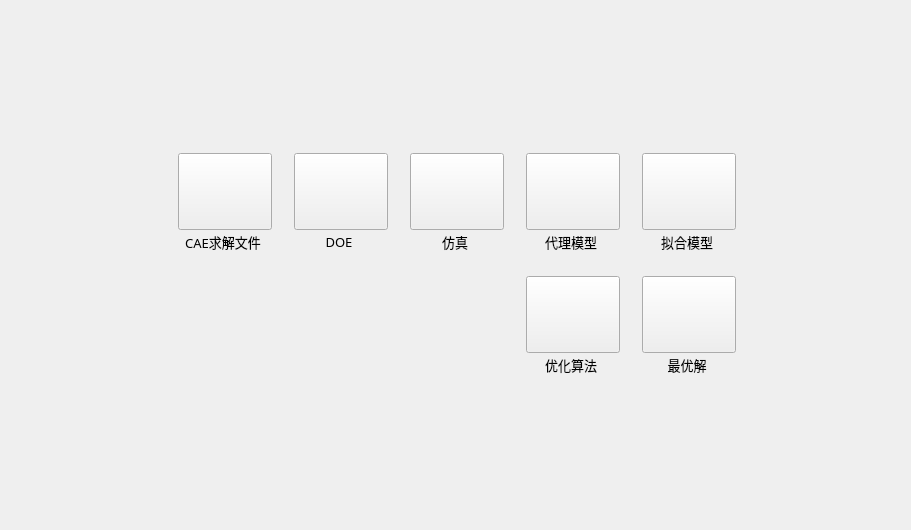
<?xml version="1.0" encoding="UTF-8"?>
<ui version="4.0">
 <class>Form</class>
 <widget class="QWidget" name="Form">
  <property name="geometry">
   <rect>
    <x>0</x>
    <y>0</y>
    <width>911</width>
    <height>530</height>
   </rect>
  </property>
  <property name="windowTitle">
   <string>Form</string>
  </property>
  <property name="autoFillBackground">
   <bool>false</bool>
  </property>
  <layout class="QGridLayout" name="gridLayout_2">
   <property name="rightMargin">
    <number>9</number>
   </property>
   <item row="0" column="2">
    <spacer name="verticalSpacer_11">
     <property name="orientation">
      <enum>Qt::Vertical</enum>
     </property>
     <property name="sizeHint" stdset="0">
      <size>
       <width>20</width>
       <height>133</height>
      </size>
     </property>
    </spacer>
   </item>
   <item row="1" column="0">
    <spacer name="horizontalSpacer_4">
     <property name="orientation">
      <enum>Qt::Horizontal</enum>
     </property>
     <property name="sizeHint" stdset="0">
      <size>
       <width>154</width>
       <height>20</height>
      </size>
     </property>
    </spacer>
   </item>
   <item row="1" column="1" colspan="2">
    <layout class="QGridLayout" name="gridLayout">
     <property name="spacing">
      <number>0</number>
     </property>
     <item row="6" column="6">
      <widget class="QPushButton" name="pushButton_10">
       <property name="minimumSize">
        <size>
         <width>94</width>
         <height>77</height>
        </size>
       </property>
       <property name="maximumSize">
        <size>
         <width>94</width>
         <height>77</height>
        </size>
       </property>
       <property name="styleSheet">
        <string notr="true"/>
       </property>
       <property name="text">
        <string/>
       </property>
       <property name="icon">
        <iconset resource="../../../icons.qrc">
         <normaloff>:/pic/icons/示意图_优化算法.png</normaloff>:/pic/icons/示意图_优化算法.png</iconset>
       </property>
       <property name="iconSize">
        <size>
         <width>94</width>
         <height>85</height>
        </size>
       </property>
      </widget>
     </item>
     <item row="1" column="5">
      <layout class="QVBoxLayout" name="verticalLayout_7">
       <item>
        <widget class="QPushButton" name="pushButton_7">
         <property name="minimumSize">
          <size>
           <width>22</width>
           <height>10</height>
          </size>
         </property>
         <property name="maximumSize">
          <size>
           <width>22</width>
           <height>10</height>
          </size>
         </property>
         <property name="styleSheet">
          <string notr="true">background-color:transparent;
border:None;</string>
         </property>
         <property name="text">
          <string/>
         </property>
         <property name="icon">
          <iconset resource="../../../icons.qrc">
           <normaloff>:/pic/icons/示意图_向右箭头.png</normaloff>:/pic/icons/示意图_向右箭头.png</iconset>
         </property>
         <property name="iconSize">
          <size>
           <width>22</width>
           <height>10</height>
          </size>
         </property>
        </widget>
       </item>
      </layout>
     </item>
     <item row="1" column="2" rowspan="2">
      <widget class="QPushButton" name="pushButton_2">
       <property name="minimumSize">
        <size>
         <width>94</width>
         <height>77</height>
        </size>
       </property>
       <property name="maximumSize">
        <size>
         <width>94</width>
         <height>77</height>
        </size>
       </property>
       <property name="styleSheet">
        <string notr="true"/>
       </property>
       <property name="text">
        <string/>
       </property>
       <property name="icon">
        <iconset resource="../../../icons.qrc">
         <normaloff>:/pic/icons/示意图_DOE.png</normaloff>:/pic/icons/示意图_DOE.png</iconset>
       </property>
       <property name="iconSize">
        <size>
         <width>94</width>
         <height>85</height>
        </size>
       </property>
      </widget>
     </item>
     <item row="1" column="3">
      <layout class="QVBoxLayout" name="verticalLayout_5">
       <item>
        <widget class="QPushButton" name="pushButton_5">
         <property name="minimumSize">
          <size>
           <width>22</width>
           <height>10</height>
          </size>
         </property>
         <property name="maximumSize">
          <size>
           <width>22</width>
           <height>10</height>
          </size>
         </property>
         <property name="styleSheet">
          <string notr="true">background-color:transparent;
border:None;</string>
         </property>
         <property name="text">
          <string/>
         </property>
         <property name="icon">
          <iconset resource="../../../icons.qrc">
           <normaloff>:/pic/icons/示意图_向右箭头.png</normaloff>:/pic/icons/示意图_向右箭头.png</iconset>
         </property>
         <property name="iconSize">
          <size>
           <width>22</width>
           <height>10</height>
          </size>
         </property>
        </widget>
       </item>
      </layout>
     </item>
     <item row="3" column="10">
      <widget class="QLabel" name="label_6">
       <property name="minimumSize">
        <size>
         <width>90</width>
         <height>24</height>
        </size>
       </property>
       <property name="maximumSize">
        <size>
         <width>90</width>
         <height>24</height>
        </size>
       </property>
       <property name="font">
        <font>
         <family>Microsoft YaHei</family>
         <pointsize>10</pointsize>
        </font>
       </property>
       <property name="text">
        <string>拟合模型</string>
       </property>
       <property name="alignment">
        <set>Qt::AlignCenter</set>
       </property>
      </widget>
     </item>
     <item row="3" column="2">
      <widget class="QLabel" name="label_3">
       <property name="minimumSize">
        <size>
         <width>90</width>
         <height>24</height>
        </size>
       </property>
       <property name="maximumSize">
        <size>
         <width>90</width>
         <height>24</height>
        </size>
       </property>
       <property name="font">
        <font>
         <family>Microsoft YaHei</family>
         <pointsize>10</pointsize>
        </font>
       </property>
       <property name="text">
        <string>DOE</string>
       </property>
       <property name="alignment">
        <set>Qt::AlignCenter</set>
       </property>
      </widget>
     </item>
     <item row="6" column="10">
      <widget class="QPushButton" name="pushButton_11">
       <property name="minimumSize">
        <size>
         <width>94</width>
         <height>77</height>
        </size>
       </property>
       <property name="maximumSize">
        <size>
         <width>94</width>
         <height>77</height>
        </size>
       </property>
       <property name="styleSheet">
        <string notr="true"/>
       </property>
       <property name="text">
        <string/>
       </property>
       <property name="icon">
        <iconset resource="../../../icons.qrc">
         <normaloff>:/pic/icons/示意图_最优解.png</normaloff>:/pic/icons/示意图_最优解.png</iconset>
       </property>
       <property name="iconSize">
        <size>
         <width>94</width>
         <height>85</height>
        </size>
       </property>
      </widget>
     </item>
     <item row="1" column="10" rowspan="2">
      <widget class="QPushButton" name="pushButton_9">
       <property name="minimumSize">
        <size>
         <width>94</width>
         <height>77</height>
        </size>
       </property>
       <property name="maximumSize">
        <size>
         <width>94</width>
         <height>77</height>
        </size>
       </property>
       <property name="styleSheet">
        <string notr="true"/>
       </property>
       <property name="text">
        <string/>
       </property>
       <property name="icon">
        <iconset resource="../../../icons.qrc">
         <normaloff>:/pic/icons/示意图_拟合模型.png</normaloff>:/pic/icons/示意图_拟合模型.png</iconset>
       </property>
       <property name="iconSize">
        <size>
         <width>94</width>
         <height>85</height>
        </size>
       </property>
      </widget>
     </item>
     <item row="1" column="6">
      <widget class="QPushButton" name="pushButton_6">
       <property name="minimumSize">
        <size>
         <width>94</width>
         <height>77</height>
        </size>
       </property>
       <property name="maximumSize">
        <size>
         <width>94</width>
         <height>77</height>
        </size>
       </property>
       <property name="styleSheet">
        <string notr="true"/>
       </property>
       <property name="text">
        <string/>
       </property>
       <property name="icon">
        <iconset resource="../../../icons.qrc">
         <normaloff>:/pic/icons/示意图_代理模型.png</normaloff>:/pic/icons/示意图_代理模型.png</iconset>
       </property>
       <property name="iconSize">
        <size>
         <width>94</width>
         <height>85</height>
        </size>
       </property>
      </widget>
     </item>
     <item row="7" column="10">
      <widget class="QLabel" name="label_8">
       <property name="minimumSize">
        <size>
         <width>90</width>
         <height>24</height>
        </size>
       </property>
       <property name="maximumSize">
        <size>
         <width>90</width>
         <height>24</height>
        </size>
       </property>
       <property name="font">
        <font>
         <family>Microsoft YaHei</family>
         <pointsize>10</pointsize>
        </font>
       </property>
       <property name="text">
        <string>最优解</string>
       </property>
       <property name="alignment">
        <set>Qt::AlignCenter</set>
       </property>
      </widget>
     </item>
     <item row="3" column="4">
      <widget class="QLabel" name="label_4">
       <property name="minimumSize">
        <size>
         <width>90</width>
         <height>24</height>
        </size>
       </property>
       <property name="maximumSize">
        <size>
         <width>90</width>
         <height>24</height>
        </size>
       </property>
       <property name="font">
        <font>
         <family>Microsoft YaHei</family>
         <pointsize>10</pointsize>
        </font>
       </property>
       <property name="text">
        <string>仿真</string>
       </property>
       <property name="alignment">
        <set>Qt::AlignCenter</set>
       </property>
      </widget>
     </item>
     <item row="1" column="0" rowspan="2">
      <widget class="QPushButton" name="pushButton">
       <property name="minimumSize">
        <size>
         <width>94</width>
         <height>77</height>
        </size>
       </property>
       <property name="maximumSize">
        <size>
         <width>94</width>
         <height>77</height>
        </size>
       </property>
       <property name="autoFillBackground">
        <bool>true</bool>
       </property>
       <property name="styleSheet">
        <string notr="true"/>
       </property>
       <property name="text">
        <string/>
       </property>
       <property name="icon">
        <iconset resource="../../../icons.qrc">
         <normaloff>:/pic/icons/示意图_CAE求解文件.png</normaloff>:/pic/icons/示意图_CAE求解文件.png</iconset>
       </property>
       <property name="iconSize">
        <size>
         <width>94</width>
         <height>85</height>
        </size>
       </property>
       <property name="checkable">
        <bool>false</bool>
       </property>
       <property name="autoRepeat">
        <bool>false</bool>
       </property>
       <property name="autoExclusive">
        <bool>false</bool>
       </property>
       <property name="autoDefault">
        <bool>false</bool>
       </property>
       <property name="default">
        <bool>false</bool>
       </property>
      </widget>
     </item>
     <item row="6" column="9">
      <layout class="QVBoxLayout" name="verticalLayout_12">
       <item>
        <widget class="QPushButton" name="pushButton_12">
         <property name="minimumSize">
          <size>
           <width>22</width>
           <height>10</height>
          </size>
         </property>
         <property name="maximumSize">
          <size>
           <width>22</width>
           <height>10</height>
          </size>
         </property>
         <property name="styleSheet">
          <string notr="true">background-color:transparent;
border:None;</string>
         </property>
         <property name="text">
          <string/>
         </property>
         <property name="icon">
          <iconset resource="../../../icons.qrc">
           <normaloff>:/pic/icons/示意图_向右箭头.png</normaloff>:/pic/icons/示意图_向右箭头.png</iconset>
         </property>
         <property name="iconSize">
          <size>
           <width>22</width>
           <height>10</height>
          </size>
         </property>
        </widget>
       </item>
      </layout>
     </item>
     <item row="0" column="9" rowspan="3">
      <layout class="QVBoxLayout" name="verticalLayout_8">
       <item>
        <widget class="QPushButton" name="pushButton_8">
         <property name="minimumSize">
          <size>
           <width>22</width>
           <height>10</height>
          </size>
         </property>
         <property name="maximumSize">
          <size>
           <width>22</width>
           <height>10</height>
          </size>
         </property>
         <property name="styleSheet">
          <string notr="true">background-color:transparent;
border:None;</string>
         </property>
         <property name="text">
          <string/>
         </property>
         <property name="icon">
          <iconset resource="../../../icons.qrc">
           <normaloff>:/pic/icons/示意图_向右箭头.png</normaloff>:/pic/icons/示意图_向右箭头.png</iconset>
         </property>
         <property name="iconSize">
          <size>
           <width>22</width>
           <height>10</height>
          </size>
         </property>
        </widget>
       </item>
      </layout>
     </item>
     <item row="3" column="0">
      <widget class="QLabel" name="label">
       <property name="minimumSize">
        <size>
         <width>90</width>
         <height>24</height>
        </size>
       </property>
       <property name="maximumSize">
        <size>
         <width>90</width>
         <height>24</height>
        </size>
       </property>
       <property name="font">
        <font>
         <family>Microsoft YaHei</family>
         <pointsize>10</pointsize>
        </font>
       </property>
       <property name="text">
        <string>CAE求解文件</string>
       </property>
       <property name="alignment">
        <set>Qt::AlignCenter</set>
       </property>
      </widget>
     </item>
     <item row="0" column="1" rowspan="3">
      <layout class="QVBoxLayout" name="verticalLayout_3">
       <item>
        <widget class="QPushButton" name="pushButton_3">
         <property name="minimumSize">
          <size>
           <width>22</width>
           <height>10</height>
          </size>
         </property>
         <property name="maximumSize">
          <size>
           <width>22</width>
           <height>10</height>
          </size>
         </property>
         <property name="styleSheet">
          <string notr="true">background-color:transparent;
border:None;</string>
         </property>
         <property name="text">
          <string/>
         </property>
         <property name="icon">
          <iconset resource="../../../icons.qrc">
           <normaloff>:/pic/icons/示意图_向右箭头.png</normaloff>:/pic/icons/示意图_向右箭头.png</iconset>
         </property>
         <property name="iconSize">
          <size>
           <width>22</width>
           <height>10</height>
          </size>
         </property>
        </widget>
       </item>
      </layout>
     </item>
     <item row="7" column="6">
      <widget class="QLabel" name="label_7">
       <property name="minimumSize">
        <size>
         <width>90</width>
         <height>24</height>
        </size>
       </property>
       <property name="maximumSize">
        <size>
         <width>90</width>
         <height>24</height>
        </size>
       </property>
       <property name="font">
        <font>
         <family>Microsoft YaHei</family>
         <pointsize>10</pointsize>
        </font>
       </property>
       <property name="text">
        <string>优化算法</string>
       </property>
       <property name="alignment">
        <set>Qt::AlignCenter</set>
       </property>
      </widget>
     </item>
     <item row="1" column="4">
      <widget class="QPushButton" name="pushButton_4">
       <property name="minimumSize">
        <size>
         <width>94</width>
         <height>77</height>
        </size>
       </property>
       <property name="maximumSize">
        <size>
         <width>94</width>
         <height>77</height>
        </size>
       </property>
       <property name="styleSheet">
        <string notr="true"/>
       </property>
       <property name="text">
        <string/>
       </property>
       <property name="icon">
        <iconset resource="../../../icons.qrc">
         <normaloff>:/pic/icons/示意图_仿真.png</normaloff>:/pic/icons/示意图_仿真.png</iconset>
       </property>
       <property name="iconSize">
        <size>
         <width>94</width>
         <height>85</height>
        </size>
       </property>
      </widget>
     </item>
     <item row="3" column="6">
      <widget class="QLabel" name="label_5">
       <property name="minimumSize">
        <size>
         <width>90</width>
         <height>24</height>
        </size>
       </property>
       <property name="maximumSize">
        <size>
         <width>90</width>
         <height>24</height>
        </size>
       </property>
       <property name="font">
        <font>
         <family>Microsoft YaHei</family>
         <pointsize>10</pointsize>
        </font>
       </property>
       <property name="text">
        <string>代理模型</string>
       </property>
       <property name="alignment">
        <set>Qt::AlignCenter</set>
       </property>
      </widget>
     </item>
     <item row="4" column="6">
      <layout class="QHBoxLayout" name="horizontalLayout">
       <property name="spacing">
        <number>0</number>
       </property>
       <item>
        <widget class="QPushButton" name="pushButton_13">
         <property name="minimumSize">
          <size>
           <width>10</width>
           <height>22</height>
          </size>
         </property>
         <property name="maximumSize">
          <size>
           <width>10</width>
           <height>222</height>
          </size>
         </property>
         <property name="styleSheet">
          <string notr="true">background-color:transparent;
border:None;</string>
         </property>
         <property name="text">
          <string/>
         </property>
         <property name="icon">
          <iconset resource="../../../icons.qrc">
           <normaloff>:/pic/icons/示意图_向下箭头.png</normaloff>:/pic/icons/示意图_向下箭头.png</iconset>
         </property>
         <property name="iconSize">
          <size>
           <width>10</width>
           <height>22</height>
          </size>
         </property>
        </widget>
       </item>
      </layout>
     </item>
    </layout>
   </item>
   <item row="1" column="3">
    <spacer name="horizontalSpacer_3">
     <property name="orientation">
      <enum>Qt::Horizontal</enum>
     </property>
     <property name="sizeHint" stdset="0">
      <size>
       <width>153</width>
       <height>20</height>
      </size>
     </property>
    </spacer>
   </item>
   <item row="2" column="1">
    <spacer name="verticalSpacer_12">
     <property name="orientation">
      <enum>Qt::Vertical</enum>
     </property>
     <property name="sizeHint" stdset="0">
      <size>
       <width>20</width>
       <height>133</height>
      </size>
     </property>
    </spacer>
   </item>
  </layout>
 </widget>
 <resources>
  <include location="../../../icons.qrc"/>
 </resources>
 <connections/>
</ui>
